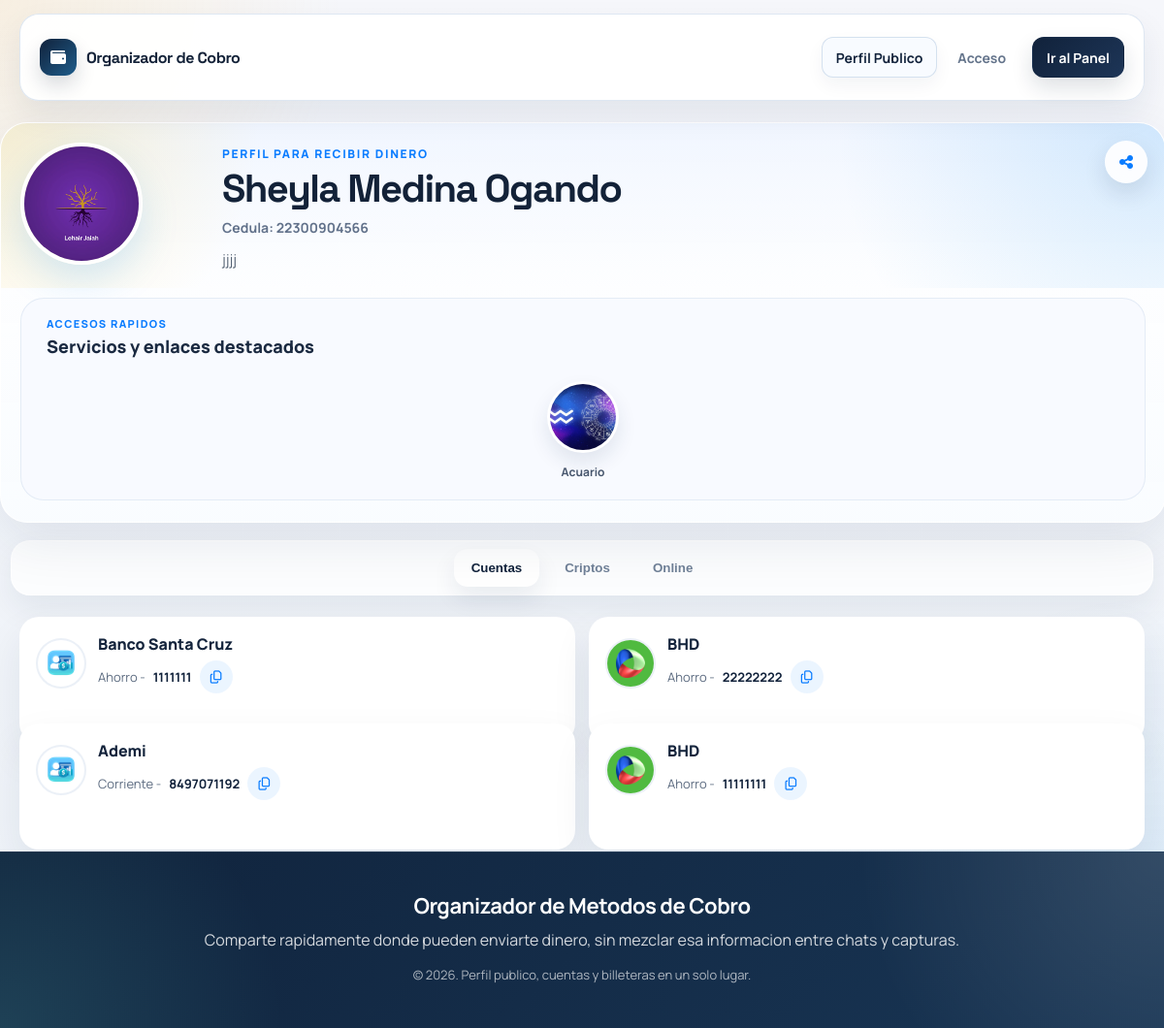
The app's page /perfildecuentas.php?numero=8497071192, older data.
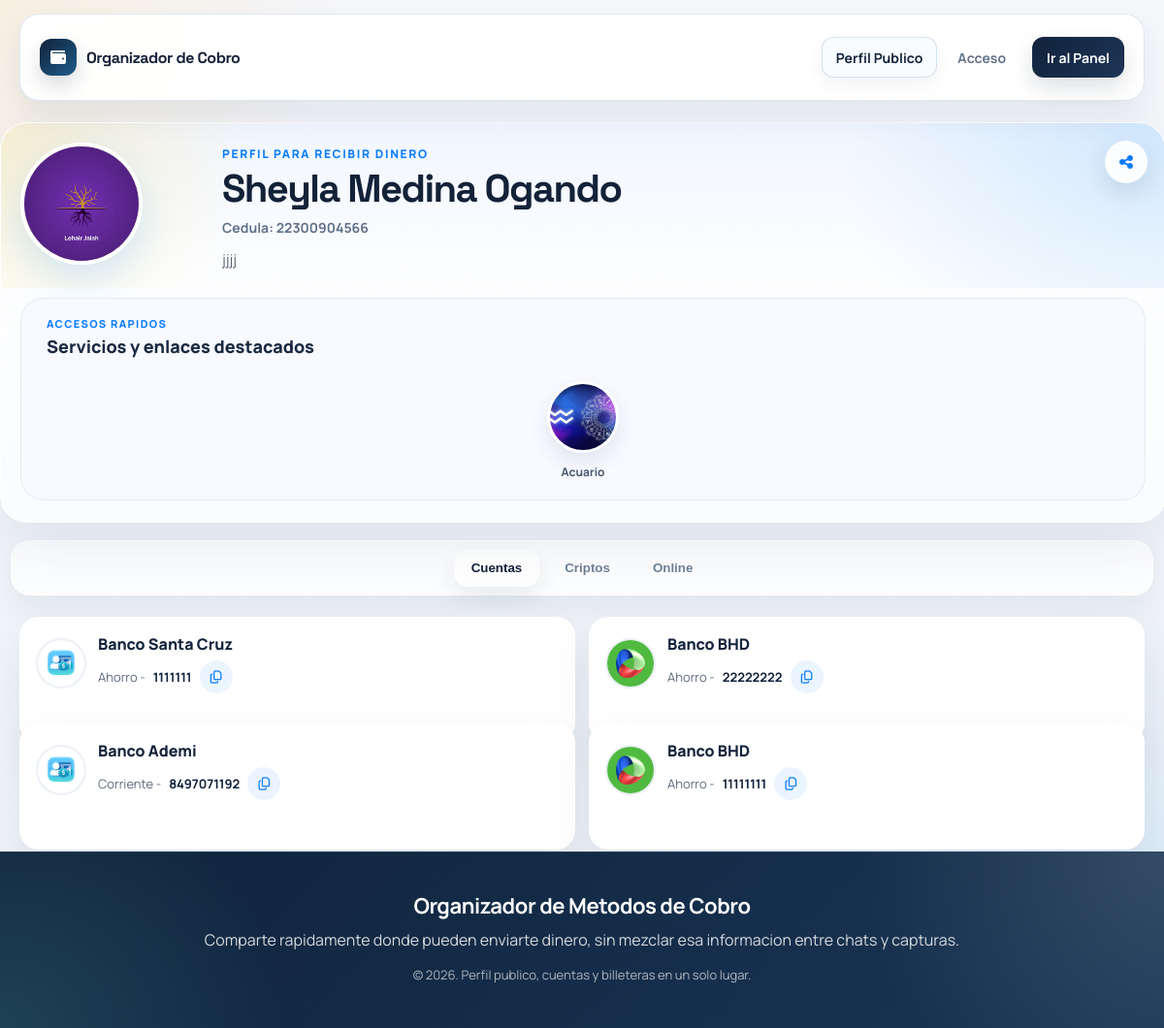
The same page, newer data.
### tables this page shows
CREATE TABLE `usuarios` (
  `id` int NOT NULL AUTO_INCREMENT,
  `nombres` varchar(100) NOT NULL,
  `apellidos` varchar(100) NOT NULL,
  `email` varchar(150) NOT NULL,
  `numero` varchar(20) DEFAULT NULL,
  `password` varchar(255) NOT NULL,
  `fecha_registro` timestamp NULL DEFAULT CURRENT_TIMESTAMP,
  `imagen` varchar(200) NOT NULL DEFAULT 'perfil.png',
  `cedula` varchar(11) NOT NULL DEFAULT '00000000000',
  `resena_personal` varchar(200) NOT NULL DEFAULT 'Sin descripcion personal.',
  PRIMARY KEY (`id`),
  UNIQUE KEY `uk_usuarios_email` (`email`),
  UNIQUE KEY `uk_usuarios_numero` (`numero`)
);

CREATE TABLE `servicios` (
  `id` int NOT NULL AUTO_INCREMENT,
  `usuario_id` int NOT NULL,
  `imagen` varchar(255) DEFAULT NULL,
  `nombre_servicio` varchar(100) DEFAULT NULL,
  `resena` text,
  `enlace` varchar(255) DEFAULT NULL,
  PRIMARY KEY (`id`),
  KEY `idx_servicios_usuario_id` (`usuario_id`),
  CONSTRAINT `fk_servicios_usuario`
    FOREIGN KEY (`usuario_id`) REFERENCES `usuarios` (`id`)
    ON DELETE CASCADE
);

CREATE TABLE `cuentas_bancarias` (
  `id` int NOT NULL AUTO_INCREMENT,
  `usuario_id` int NOT NULL,
  `banco_id` int NOT NULL,
  `tipo_cuenta` enum('Ahorro','Corriente') DEFAULT NULL,
  `numero_cuenta` varchar(50) DEFAULT NULL,
  PRIMARY KEY (`id`),
  KEY `idx_cuentas_usuario_id` (`usuario_id`),
  KEY `idx_cuentas_banco_id` (`banco_id`),
  CONSTRAINT `fk_cuentas_usuario`
    FOREIGN KEY (`usuario_id`) REFERENCES `usuarios` (`id`)
    ON DELETE CASCADE,
  CONSTRAINT `fk_cuentas_banco`
    FOREIGN KEY (`banco_id`) REFERENCES `bancos` (`id`)
    ON DELETE CASCADE
);

CREATE TABLE `bancos` (
  `id` int NOT NULL AUTO_INCREMENT,
  `nombre` varchar(100) NOT NULL,
  `icono` varchar(200) NOT NULL DEFAULT 'images.png',
  `activo` tinyint(1) NOT NULL DEFAULT '1',
  PRIMARY KEY (`id`),
  UNIQUE KEY `uk_bancos_nombre` (`nombre`)
);

### perfildecuentas.php (called while the page is built, shortened)
<?php
require_once __DIR__ . '/includes/bootstrap.php';
$numero = app_normalize_phone($_GET['numero'] ?? '');
$user = app_fetch_user_by_phone($conn, $numero);
$userId = (int) $user['id'];
$collections = app_fetch_profile_collections($conn, $userId);
$publicHref = !empty($user['numero']) ? 'perfildecuentas.php?numero=' . rawurlencode((string) $user['numero']) : '#';
app_render_page_start('Perfil de ' . ($user['nombres'] ?? 'usuario'), [
    'styles' => [
        'https://cdnjs.cloudflare.com/ajax/libs/font-awesome/6.5.1/css/all.min.css',
        'styles/style.css',
        'styles/app-shell.css',
        'styles/dashboard.css',
    ],
    'body_class' => 'app-page',
]);
app_render_site_navbar([
    'brand' => 'Organizador de Cobro',
    'brand_href' => 'login.php',
    'links' => [
        ['label' => 'Perfil Publico', 'href' => $publicHref, 'active' => true],
        ['label' => 'Acceso', 'href' => 'login.php'],
    ],
    'cta' => ['label' => 'Ir al Panel', 'href' => 'login.php'],
]);
app_render_profile_header($user, $collections['servicios'], [
    'editable' => false,
    'share_title' => 'Perfil de ' . ($user['nombres'] ?? 'usuario'),
]);
app_render_profile_tabs();
app_render_accounts_section($collections['cuentas'], false);
app_render_site_footer();
app_render_page_end([
    'scripts/site-nav.js',
    'scripts/profile-ui.js',
]);

### helpers.php (called while the page is built, shortened)
<?php
function app_e(?string $value): string
{
    return htmlspecialchars((string) $value, ENT_QUOTES, 'UTF-8');
}
function app_normalize_phone(?string $phone): string
{
    return preg_replace('/\D+/', '', (string) $phone) ?? '';
}
function app_asset_url(?string $value, array $folders = ['uploads', 'imagen'], string $fallback = 'imagen/perfil.png'): string
{
    $value = trim((string) $value);
    $normalized = str_replace('\\', '/', $value);
    if (str_contains($normalized, '/')) {
        return $normalized;
    }
    foreach ($folders as $folder) {
        $candidate = __DIR__ . DIRECTORY_SEPARATOR . $folder . DIRECTORY_SEPARATOR . $normalized;
        if (is_file($candidate)) {
            return $folder . '/' . $normalized;
        }
    }
    return $fallback;
}

### includes/app_data.php (called while the page is built, shortened)
<?php
function app_fetch_rows(mysqli $conn, string $sql): array
{
    $result = mysqli_query($conn, $sql);
    return $result ? mysqli_fetch_all($result, MYSQLI_ASSOC) : [];
}
function app_fetch_user_by_phone(mysqli $conn, string $phone): ?array
{
    $normalizedPhone = app_normalize_phone($phone);
    $stmt = mysqli_prepare($conn, "SELECT * FROM usuarios WHERE numero = ? LIMIT 1");
    mysqli_stmt_bind_param($stmt, "s", $normalizedPhone);
    mysqli_stmt_execute($stmt);
    $result = mysqli_stmt_get_result($stmt);
    $user = $result ? mysqli_fetch_assoc($result) : null;
    return $user ?: null;
}
function app_fetch_profile_collections(mysqli $conn, int $userId): array
{
    return [
        'servicios' => app_fetch_rows($conn, "SELECT * FROM servicios WHERE usuario_id = {$userId} ORDER BY id DESC"),
        'cuentas' => app_fetch_rows(
            $conn,
            "SELECT cb.id, cb.usuario_id, cb.banco_id, cb.tipo_cuenta, cb.numero_cuenta, b.nombre AS banco, b.icono AS imagen
             FROM cuentas_bancarias cb
             INNER JOIN bancos b ON b.id = cb.banco_id
             WHERE cb.usuario_id = {$userId}
             ORDER BY cb.id DESC"
        ),
        'criptos' => app_fetch_rows(
            $conn,
            "SELECT cw.id, cw.usuario_id, cw.cripto_activo_id, cw.direccion, ca.nombre AS moneda, ca.red, ca.icono AS imagen
             FROM cripto_wallets cw
             INNER JOIN cripto_activos ca ON ca.id = cw.cripto_activo_id
             WHERE cw.usuario_id = {$userId}
             ORDER BY cw.id DESC"
        ),
        'pagos' => app_fetch_rows($conn, "SELECT * FROM pagos_online WHERE usuario_id = {$userId} ORDER BY id DESC"),
    ];
}

### includes/profile_components.php (the view, shortened to what this page needs)
<?php
function app_render_profile_header(array $user, array $services, array $options = []): void
{
    $shareTitle = $options['share_title'] ?? ('Perfil de ' . ($user['nombres'] ?? 'usuario'));
    $profileImage = app_asset_url($user['imagen'] ?? 'perfil.png', ['uploads', 'imagen'], 'uploads/perfil.png');
    $fullName = trim(($user['nombres'] ?? '') . ' ' . ($user['apellidos'] ?? ''));
    $description = trim((string) ($user['resena_personal'] ?? ''));
    echo '<header class="header">';
    echo '<button type="button" class="share-page js-share-page" title="Compartir" data-share-title="' . app_e($shareTitle) . '">';
    echo '<i class="fa-solid fa-share-nodes"></i>';
    echo '</button>';
    echo '<div class="profile-hero">';
    echo '<div class="profile-header"><div class="profile-wrapper">';
    echo '<img src="' . app_e($profileImage) . '" class="profile-main js-open-profile-modal" alt="' . app_e($user['nombres'] ?? 'Perfil') . '">';
    echo '</div></div>';
    echo '<div class="profile-summary">';
    echo '<p class="profile-eyebrow">Perfil para recibir dinero</p>';
    echo '<h1 class="profile-name">' . app_e($fullName !== '' ? $fullName : ($user['nombres'] ?? '')) . '</h1>';
    echo '<p class="profile-id">Cedula: ' . app_e($user['cedula'] ?? '') . '</p>';
    if ($description !== '') {
        echo '<p class="profile-description">' . app_e($description) . '</p>';
    }
    echo '</div></div>';
    echo '<section class="mini-profiles-block">';
    echo '<div class="section-heading">';
    echo '<p class="section-kicker">Accesos rapidos</p>';
    echo '<h2 class="section-title">Servicios y enlaces destacados</h2>';
    echo '</div>';
    echo '<div class="mini-profiles-scroll">';
    foreach ($services as $servicio) {
        $serviceImage = app_asset_url($servicio['imagen'] ?? '', ['uploads', 'imagen'], 'imagen/perfil.png');
        echo '<button type="button" class="mini-profile js-mini-profile"';
        echo ' data-service-id="' . (int) $servicio['id'] . '"';
        echo ' data-service-img="' . app_e($serviceImage) . '"';
        echo ' data-service-title="' . app_e($servicio['nombre_servicio'] ?? '') . '"';
        echo ' data-service-text="' . app_e($servicio['resena'] ?? '') . '"';
        echo ' data-service-link="' . app_e($servicio['enlace'] ?? '') . '"';
        echo '>';
        echo '<img src="' . app_e($serviceImage) . '" alt="' . app_e($servicio['nombre_servicio'] ?? 'Servicio') . '">';
        echo '<span>' . app_e($servicio['nombre_servicio'] ?? '') . '</span>';
        echo '</button>';
    }
    echo '</div></section>';
    echo '</header>';
}
function app_render_profile_tabs(): void
{
    echo <<<HTML
<nav class="tab-buttons">
  <button type="button" class="tablink active js-tab-trigger" data-tab-target="Cuentas">Cuentas</button>
  <button type="button" class="tablink js-tab-trigger" data-tab-target="Criptos">Criptos</button>
  <button type="button" class="tablink js-tab-trigger" data-tab-target="Pagos">Online</button>
</nav>
HTML;
}
function app_render_accounts_section(array $accounts, bool $editable = false): void
{
    echo '<main id="Cuentas" class="tabcontent is-active"><div class="cards">';
    foreach ($accounts as $account) {
        $image = app_asset_url($account['imagen'] ?? '', ['imagen', 'uploads'], 'imagen/images.png');
        echo '<div class="card"><div class="card-top">';
        echo '<img src="' . app_e($image) . '" alt="' . app_e($account['banco'] ?? 'Banco') . '">';
        echo '<div class="card-content">';
        echo '<h3>' . app_e($account['banco'] ?? '') . '</h3>';
        echo '<div class="copy-row">';
        echo app_e($account['tipo_cuenta'] ?? '') . ' - ';
        echo '<span class="copy-text">' . app_e($account['numero_cuenta'] ?? '') . '</span>';
        echo '<button type="button" class="copy-btn js-copy-btn" aria-label="Copiar cuenta"><i class="fa-regular fa-copy"></i></button>';
        echo '</div></div>';
        echo '</div></div>';
    }
    echo '</div></main>';
}

### includes/layout.php (shortened to what this page needs)
<?php
function app_render_page_start(string $title, array $options = []): void
{
    $styles = $options['styles'] ?? [];
    $bodyClass = trim($options['body_class'] ?? '');
    echo "<!DOCTYPE html>\n";
    echo "<html lang=\"es\">\n";
    echo "<head>\n";
    foreach ($styles as $href) {
        echo '<link rel="stylesheet" href="' . app_e($href) . '">' . "\n";
    }
    echo "</head>\n";
    $compiledAttributes = [];
    if ($bodyClass !== '') {
        $compiledAttributes[] = 'class="' . app_e($bodyClass) . '"';
    }
    echo '<body ' . implode(' ', $compiledAttributes) . ">\n";
}
function app_render_site_footer(): void
{
    $year = date('Y');
    echo <<<HTML
<footer class="site-footer">
  <div class="site-footer__inner">
    <p class="site-footer__title">Organizador de Metodos de Cobro</p>
    <p class="site-footer__text">Comparte rapidamente donde pueden enviarte dinero, sin mezclar esa informacion entre chats y capturas.</p>
    <p class="site-footer__meta">&copy; {$year}. Perfil publico, cuentas y billeteras en un solo lugar.</p>
  </div>
</footer>
HTML;
}
function app_render_site_navbar(array $options = []): void
{
    $brand = $options['brand'] ?? 'Organizador de Cobro';
    $links = $options['links'] ?? [];
    $cta = $options['cta'] ?? null;
    echo '<nav class="site-nav" aria-label="Principal">';
    echo '<div class="site-nav__inner">';
    echo '<a href="' . app_e($options['brand_href'] ?? 'index.php') . '" class="site-nav__brand">';
    echo '<span class="site-nav__brand-mark"><i class="fa-solid fa-wallet"></i></span>';
    echo '<span class="site-nav__brand-text">' . app_e($brand) . '</span>';
    echo '</a>';
    echo '<div class="site-nav__menu" id="site-nav-menu">';
    echo '<div class="site-nav__links">';
    foreach ($links as $link) {
        $isButton = !empty($link['button']);
        $baseClass = $isButton ? 'site-nav__button' : 'site-nav__link';
        $class = $baseClass;
        if (!$isButton && !empty($link['active'])) {
            $class .= ' is-active';
        }
        $icon = '';
        echo '<a class="' . app_e($class) . '" href="' . app_e($link['href'] ?? '#') . '">' . $icon . '<span>' . app_e($link['label'] ?? '') . '</span></a>';
    }
    echo '</div>';
    if ($cta) {
        $ctaClass = 'site-nav__cta';
        echo '<a class="' . app_e($ctaClass) . '" href="' . app_e($cta['href'] ?? '#') . '">' . app_e($cta['label'] ?? '') . '</a>';
    }
    echo '</div></div></nav>';
}
function app_render_page_end(array $scripts = []): void
{
    echo "\n</body>\n</html>";
}

### styles/app-shell.css (style rules this page uses)
:root { --shell-width: min(1160px, calc(100% - 32px)); --footer-bg: #10233c; --footer-text: rgba(255, 255, 255, 0.82); --page-bg: radial-gradient(circle at top left, rgba(255, 196, 87, 0.16), transparent 22%), radial-gradient(circle at bottom right, rgba(33, 150, 243, 0.14), transparent 28%), linear-gradient(180deg, #f6f7fb 0%, #edf2f8 100%); --page-text: #1c2738; --page-muted: #677489; --surface-elevated: rgba(255, 255, 255, 0.88); --surface-border: rgba(255, 255, 255, 0.8); }
body { margin: 0; color: var(--page-text); overflow-x: hidden; }
body.app-page { min-height: 100vh; background: var(--page-bg); font-family: "Manrope", "Segoe UI", Arial, sans-serif; }
.site-nav { width: var(--shell-width); margin: 14px auto 0; position: relative; z-index: 40; }
.site-nav__inner { display: flex; align-items: center; justify-content: space-between; gap: 18px; min-height: 68px; padding: 10px 14px 10px 18px; border-radius: 20px; background: rgba(255, 255, 255, 0.94); border: 1px solid rgba(219, 229, 241, 0.9); box-shadow: 0 14px 32px rgba(18, 39, 73, 0.08); }
.site-nav__brand { display: inline-flex; align-items: center; gap: 10px; color: #132238; text-decoration: none; flex-shrink: 0; }
.site-nav__brand-mark { width: 38px; height: 38px; border-radius: 12px; display: inline-flex; align-items: center; justify-content: center; background: linear-gradient(135deg, #11223b 0%, #1f5d8b 100%); color: #fff; box-shadow: 0 10px 20px rgba(17, 34, 59, 0.16); }
.site-nav__brand-text { font-family: "Space Grotesk", "Manrope", sans-serif; font-size: 16px; font-weight: 700; letter-spacing: -0.03em; }
.site-nav__menu { display: flex; align-items: center; gap: 12px; margin-left: auto; flex-wrap: wrap; justify-content: flex-end; }
.site-nav__links { display: flex; align-items: center; gap: 6px; }
.site-nav__link, .site-nav__button, .site-nav__cta { display: inline-flex; align-items: center; justify-content: center; gap: 8px; min-height: 40px; padding: 0 14px; border: 1px solid transparent; border-radius: 12px; background: transparent; text-decoration: none; font-weight: 700; font-size: 14px; font-family: inherit; transition: transform .2s ease, background .2s ease, box-shadow .2s ease, color .2s ease, border-color .2s ease; }
.site-nav__link, .site-nav__button { color: #64748b; cursor: pointer; }
.site-nav__link:hover, .site-nav__button:hover, .site-nav__link.is-active { color: #11223b; background: #f8fbff; border-color: rgba(210, 223, 238, 0.92); box-shadow: 0 8px 18px rgba(18, 39, 73, 0.05); }
.site-nav__cta { background: linear-gradient(135deg, #11223b 0%, #1d3557 100%); color: #fff; box-shadow: 0 10px 22px rgba(17, 34, 59, 0.14); }
.site-footer { margin-top: 36px; background: linear-gradient(135deg, #10233c 0%, #183554 100%); color: var(--footer-text); border-top: 1px solid rgba(255, 255, 255, 0.08); position: relative; overflow: hidden; }
.site-footer::before { content: ""; position: absolute; inset: 0; background: radial-gradient(circle at top right, rgba(255, 255, 255, 0.12), transparent 26%), radial-gradient(circle at bottom left, rgba(91, 192, 190, 0.18), transparent 24%); pointer-events: none; }
.site-footer__inner { width: var(--shell-width); margin: 0 auto; padding: 34px 0 38px; text-align: center; position: relative; z-index: 1; }
.site-footer__title { margin: 0 0 8px; font-size: clamp(18px, 2.2vw, 22px); font-weight: 700; color: #fff; letter-spacing: -0.02em; }
.site-footer__text, .site-footer__meta { margin: 0; line-height: 1.6; }
.site-footer__meta { margin-top: 12px; font-size: 13px; opacity: 0.8; }
@media (min-width: 1080px) { .site-nav__inner { padding-inline: 20px; } }
@media (min-width: 1080px) { .site-footer__inner { padding-block: 40px 44px; } }

### styles/dashboard.css (style rules this page uses)
.app-page .share-page, .app-page .mini-profile, .app-page .add-circle, .app-page .card-add, .app-page .card-menu__trigger, .app-page .search-float-btn, .app-page .js-open-link { border: none; font: inherit; }
.app-page .mini-profile { background: transparent; }
.app-page .share-page { display: inline-flex; align-items: center; justify-content: center; }
.app-page .mini-profile { padding: 0; }

Row changes from the older to the newer data that the page shows:
changed through a linked row, cuentas_bancarias (number 2 of 4 on the later page): banco.nombre "BHD" → "Banco BHD"
changed through a linked row, cuentas_bancarias "Corriente": banco.nombre "Ademi" → "Banco Ademi"
changed through a linked row, cuentas_bancarias (number 4 of 4 on the later page): banco.nombre "BHD" → "Banco BHD"
